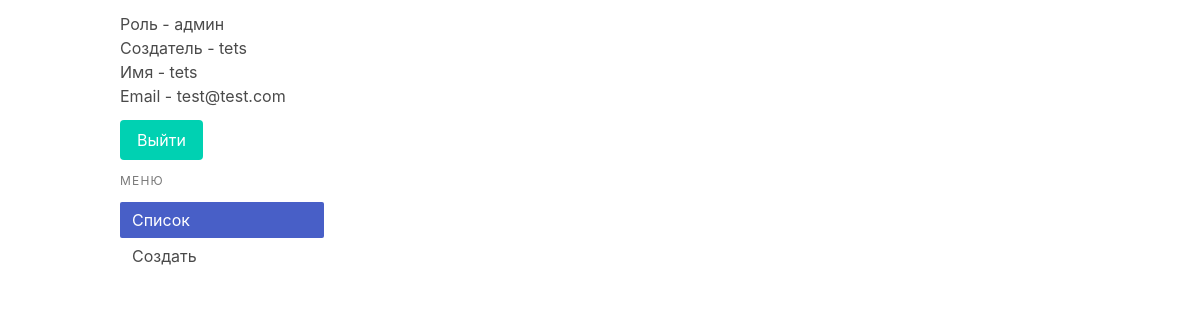
Page / (signed in) on the earlier database version.
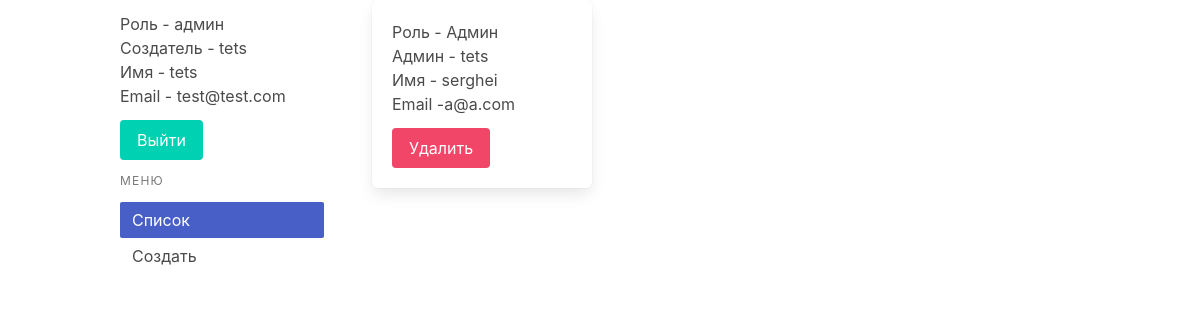
Same page on the later database version.
### app/models/user.py (models this page shows, shortened)
class User(db.Model, UserMixin):
    id = db.Column(db.Integer, primary_key=True)
    email = db.Column(db.String(120), index=True, unique=True)
    password = db.Column(db.String(128))
    name = db.Column(db.String(64), nullable=False)
    age = db.Column(db.Integer)
    address = db.Column(db.String(150))
    admin_id = db.Column(db.Integer, db.ForeignKey('user.id'))
    parent_admin = db.relationship('User',
                                   primaryjoin=('user.c.id==user.c.admin_id'),
                                   remote_side='User.id',
                                   backref=db.backref('admins'))
    teacher_id = db.Column(db.Integer, db.ForeignKey('user.id'))
    admin = db.relationship('User',
                            primaryjoin=('user.c.id==user.c.teacher_id'),
                            remote_side='User.id',
                            backref=db.backref('teachers'))
    student_id = db.Column(db.Integer, db.ForeignKey('user.id'))
    teacher = db.relationship('User',
                              primaryjoin=('user.c.id==user.c.student_id'),
                              remote_side='User.id',
                              backref=db.backref('students'))

### app/routes/index.py (the view, shortened to what this page needs)
@app.route('/', methods=['GET', 'DELETE'])
@login_required
def index():
    users = []
    if current_user.admin_id is not None:
        users = User.query.filter(
            User.id != current_user.id,
        ).all()
    elif current_user.teacher_id is not None:
        users = User.query.filter(
            User.id != current_user.id,
            User.student_id == current_user.id
        ).all()
    return render_template('pages/index.html', users=users)

### app/models/__init__.py (called while the page is built)
@login.user_loader
def load_user(id):
    return User.query.get(int(id))

### app/templates/pages/index.html (shortened to what this page needs)
{% extends "base.html" %}
{% set current_url = '/' %}
{% block content %}
  <main class='container'>
    <div class='columns is-variable is-6'>
      {% include "partials/_menu.html" %}
      <section class='column'>
        <div class='columns is-multiline'>
          {% for user in users %}
            <div class='column is-4'>
              <div class='box'>
                <div class='field'>
                  {% if user.admin_id is not none %}
                    <p>
                      Роль - Админ
                      <br/>
                      Админ - {{ user.parent_admin.name }}
                    </p>
                    <p>
                      Имя - {{ user.name }}
                    </p>
                    <p>
                      Email -{{ user.email }}
                    </p>
                  {% endif %}
                </div>
                {% if (current_user.parent_admin is not none and user.student_id is none) or current_user.admin is not none %}
                <div class='field'>
                  <div class='control'>
                    <button class='button is-danger' data-userid='{{ user.id }}'>
                      Удалить
                    </button>
                  </div>
                </div>
                {% endif %}
              </div>
            </div>
          {% endfor %}
        </div>
      </section>
    </div>
  </main>
{% endblock %}

Differences in the rows shown:
added User: parent_admin.name "tets", name "serghei", email "a@a.com"
